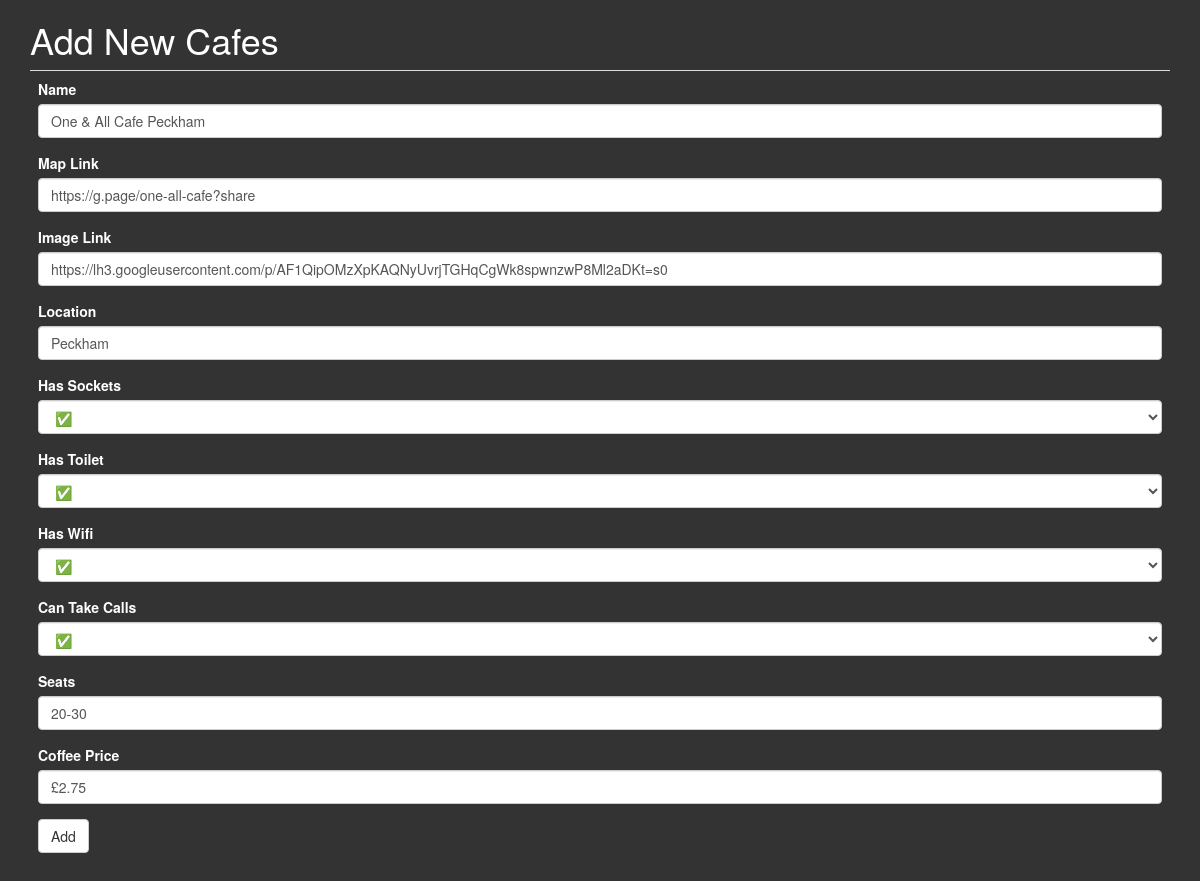
/update?id=3, run on the app's committed database.
### main.py (models this page shows)
class Cafe(db.Model):
    id = db.Column(db.Integer, primary_key=True)
    name = db.Column(db.String(250), unique=True, nullable=False)
    map_url = db.Column(db.String(500), nullable=False)
    img_url = db.Column(db.String(500), nullable=False)
    location = db.Column(db.String(250), nullable=False)
    seats = db.Column(db.String(250), nullable=False)
    has_toilet = db.Column(db.Boolean, nullable=False)
    has_wifi = db.Column(db.Boolean, nullable=False)
    has_sockets = db.Column(db.Boolean, nullable=False)
    can_take_calls = db.Column(db.Boolean, nullable=False)
    coffee_price = db.Column(db.String(250), nullable=True)

### main.py (the view, shortened to what this page needs)
@app.route('/update', methods=['POST', 'GET', 'PATCH'])
def update():
    cafe_id = request.args.get('id')
    selected_cafe = Cafe.query.get(cafe_id)
    form = Form(
        name=selected_cafe.name,
        map_url=selected_cafe.map_url,
        img_url=selected_cafe.img_url,
        location=selected_cafe.location,
        seats=selected_cafe.seats,
        coffee_price=selected_cafe.coffee_price)
    return render_template('update.html', form=form)

### main.py
class Form(FlaskForm):
    name = StringField('Name', validators=[DataRequired()])
    map_url = URLField('Map Link', validators=[DataRequired(), URL()])
    img_url = URLField('Image Link', validators=[DataRequired(), URL()])
    location = StringField('Location', validators=[DataRequired()])
    has_sockets = SelectField('Has Sockets', choices=choices, validators=[DataRequired()])
    has_toilet = SelectField('Has Toilet', choices=choices, validators=[DataRequired()])
    has_wifi = SelectField('Has Wifi', choices=choices,validators=[DataRequired()])
    can_take_calls = SelectField('Can Take Calls', choices=choices, validators=[DataRequired()])
    seats = StringField('Seats', validators=[DataRequired()])
    coffee_price = StringField('Coffee Price', validators=[DataRequired()])
    submit = SubmitField("Add")

### templates/update.html (shortened to what this page needs)
{% extends 'bootstrap/base.html' %}
{% import 'bootstrap/wtf.html' as wtf %}
{% block styles %}
{{ super() }}
<link rel="stylesheet" href="{{ url_for('static', filename='css/styles.css') }}">
{% endblock %}
{% block content %}
<div class="">
  <div class="container">
    <h1>Add New Cafes</h1>
    <table class="table">
      <tr>
        <td>{{ wtf.quick_form(form, novalidate=True) }}</td>
      </tr>
    </table>
  </div>
</div>
{% endblock %}

### static/css/styles.css (style rules this page uses)
body { background-color: #333; color: white; }

### data on the page
Cafe: name "One & All Cafe Peckham", map_url "https://g.page/one-all-cafe?share", img_url "https://lh3.googleusercontent.com/p/AF1QipOMzXpKAQNyUvrjTGHqCgWk8spwnzwP8Ml2aDKt=s0", location "Peckham", has_sockets "✅", has_toilet "✅", has_wifi "✅", can_take_calls "✅", seats "20-30", coffee_price "£2.75"
